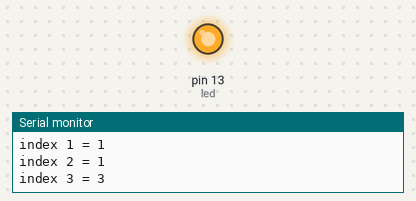
Simulated run of this sketch. Board: Arduino Uno, built with avr-gcc and run on an emulated ATmega328P. On the bench: output pins drawn as LEDs (lit = HIGH), the last lines printed to the serial monitor.

Above: at 1.5 s.
At 5.7 s:
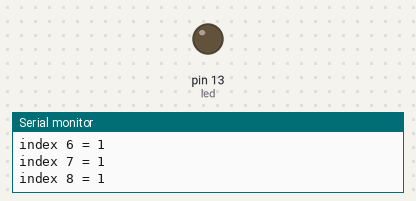
Timing chart, 0 to 8.8 s (numbered marks = the images above):
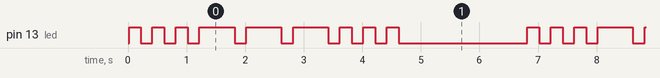

The sketch:

Lesson4_Arrays.ino
```cpp
/*
  Lesson 4 - Arrays
  GearUp Robotics - Arduino & C++ Starter Lab

  Goal: store many values in ONE variable (an array) and
  step through them with a loop. The LED will blink "SOS"
  in Morse code.
  Hardware: just your Arduino board + USB cable.
*/

const int led = LED_BUILTIN;

// An array: many values lined up inside one variable.
// 1 = short blink (a dot), 3 = long blink (a dash).
int sos[] = {1, 1, 1,  3, 3, 3,  1, 1, 1};

// Count how many items are in the array.
int sosLength = sizeof(sos) / sizeof(sos[0]);

const int unit = 200;   // base time in milliseconds

void blinkUnits(int units) {
  digitalWrite(led, HIGH);
  delay(units * unit);          // a bigger number = a longer blink
  digitalWrite(led, LOW);
  delay(unit);                  // short gap between blinks
}

void setup() {
  Serial.begin(9600);
  pinMode(led, OUTPUT);
  Serial.println("=== Lesson 4: Arrays ===");
  Serial.print("The array has ");
  Serial.print(sosLength);
  Serial.println(" items.");
}

void loop() {
  Serial.println("Sending S O S ...");

  // Visit every item by its index (0, 1, 2, ...).
  for (int i = 0; i < sosLength; i++) {
    Serial.print("index ");
    Serial.print(i);
    Serial.print(" = ");
    Serial.println(sos[i]);
    blinkUnits(sos[i]);
  }

  delay(2000);   // pause before repeating
}
```

Measured:
- by itself, pin 13 (led): repeats every 6.8 s: 2 × (LOW 0.20 s, HIGH 0.20 s), 3 × (LOW 0.20 s, HIGH 0.60 s), 3 × (LOW 0.20 s, HIGH 0.20 s), LOW 2.2 s, HIGH 0.20 s
- by itself, everything shown: repeats every 6.8 s, in 18 steps
